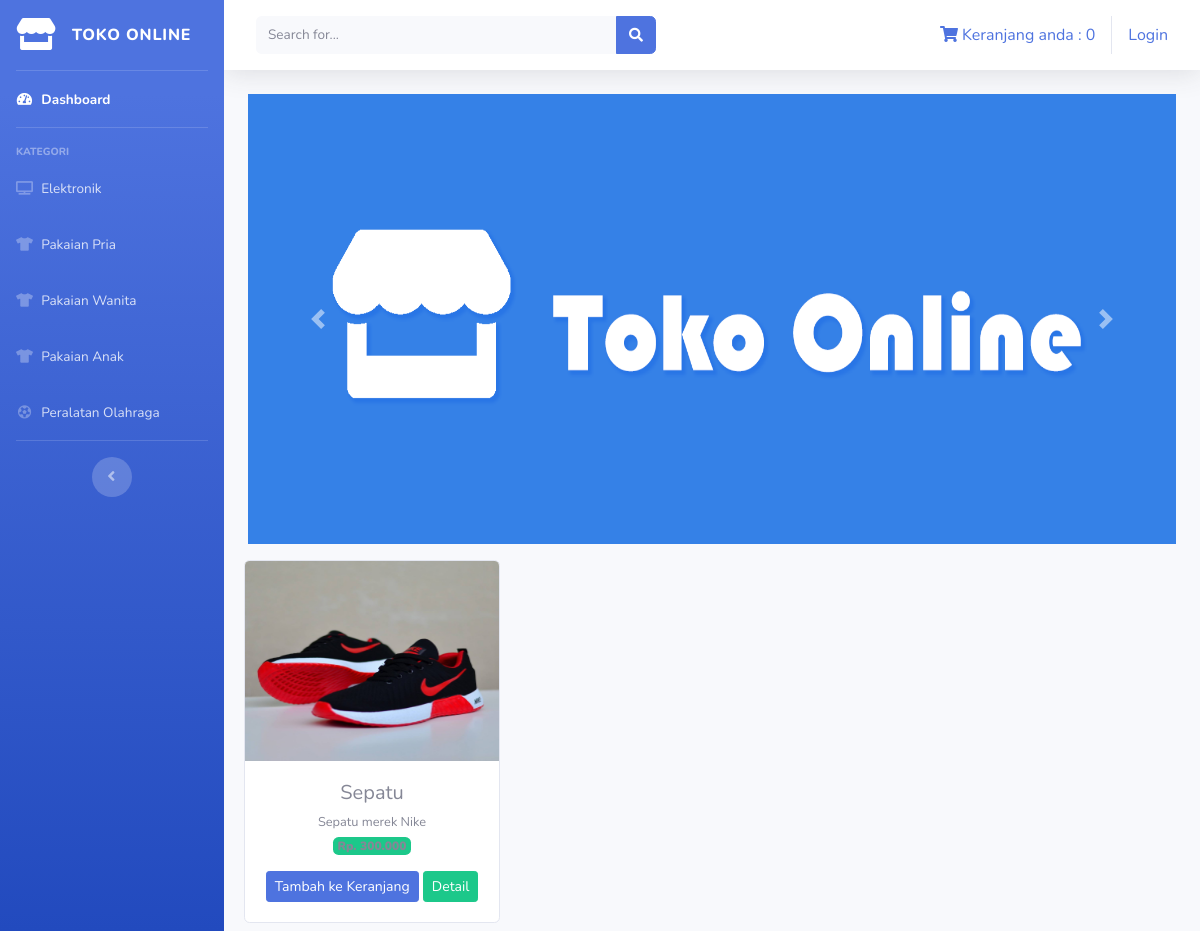
/toko_online/index.php/kategori/pakaian_pria, run on the app's committed database.
### tables this page shows
CREATE TABLE `tb_barang` (
  `id_brg` int(11) NOT NULL,
  `nama_brg` varchar(120) NOT NULL,
  `keterangan` varchar(225) NOT NULL,
  `kategori` varchar(60) NOT NULL,
  `harga` int(11) NOT NULL,
  `stok` int(4) NOT NULL,
  `gambar` text NOT NULL
);

### toko_online/application/controllers/kategori.php (called while the page is built, shortened)
<?php
class Kategori extends CI_Controller
{
    public function pakaian_pria(){
        $data['pakaian_pria'] = $this->model_kategori->data_pakaian_pria()->result();
        $this->load->view('templates/header');
        $this->load->view('templates/sidebar');
        $this->load->view('pakaian_pria',$data);
        $this->load->view('templates/footer');
    }
}

### toko_online/index.php (called while the page is built, shortened)
<?php
require_once BASEPATH.'core/CodeIgniter.php';

### toko_online/application/models/model_kategori.php (called while the page is built, shortened)
<?php
class Model_kategori extends CI_Model
{
    public function data_pakaian_pria(){
        return $this->db->get_where("tb_barang",array('kategori'=>'pakaian pria'));
    }
}

### toko_online/application/views/pakaian_pria.php (the view, shortened to what this page needs)
<div class="container-fluid">
        <div id="carouselExampleInterval" class="carousel slide" data-bs-ride="carousel">
            <div class="carousel-inner">
                <div class="carousel-item active" data-bs-interval="10000">
                <img width="100%" height="450px" src="<?php echo base_url('assets/img/slider1.png')?>"class="d-block w-100" alt="...">
                </div>
            </div>
            <a class="carousel-control-prev" role="button" href="#carouselExampleInterval"  data-slide="prev">
                <span class="carousel-control-prev-icon" aria-hidden="true"></span>
            </a>
            <a class="carousel-control-next" role="button" href="#carouselExampleInterval"  data-slide="next">
                <span class="carousel-control-next-icon" aria-hidden="true"></span>
            </a>
        </div>
    <div class="row text-center mt-3">
        <?php foreach ($pakaian_pria as $brg) : ?>
            <div class="card ml-2 mb-2" style="width: 16rem;">
                <img width="200px" height="200px" src="<?php echo base_url().'/uploads/'.$brg->gambar ?>" class="card-img-top" alt="...">
                <div class="card-body">
                    <h5 class="card-title mb-1"><?php echo $brg->nama_brg ?></h5>
                    <small><?php echo $brg->keterangan ?></small><br>
                    <span class="badge bg-success mb-3"> <b>Rp. <?php echo number_format($brg->harga, 0,',','.') ?></b></span><br>
                   <?php echo anchor('dashboard/tambah_ke_keranjang/'.$brg->id_brg, '<div class="btn btn-sm btn-primary">Tambah ke Keranjang</div>') ?>
                   <?php echo anchor('dashboard/detail/'.$brg->id_brg, '<div class="btn btn-sm btn-success">Detail</div>') ?>
                </div>
                </div>
        <?php endforeach ?>
    </div>
</div>

### data on the page
tb_barang: gambar (picture), nama_brg "Sepatu", keterangan "Sepatu merek Nike", harga "300.000", id_brg "Tambah ke Keranjang", id_brg "Detail"

### other printed values
$this->cart->total_items() "0"
anchor('auth/login','Login') "Login"
